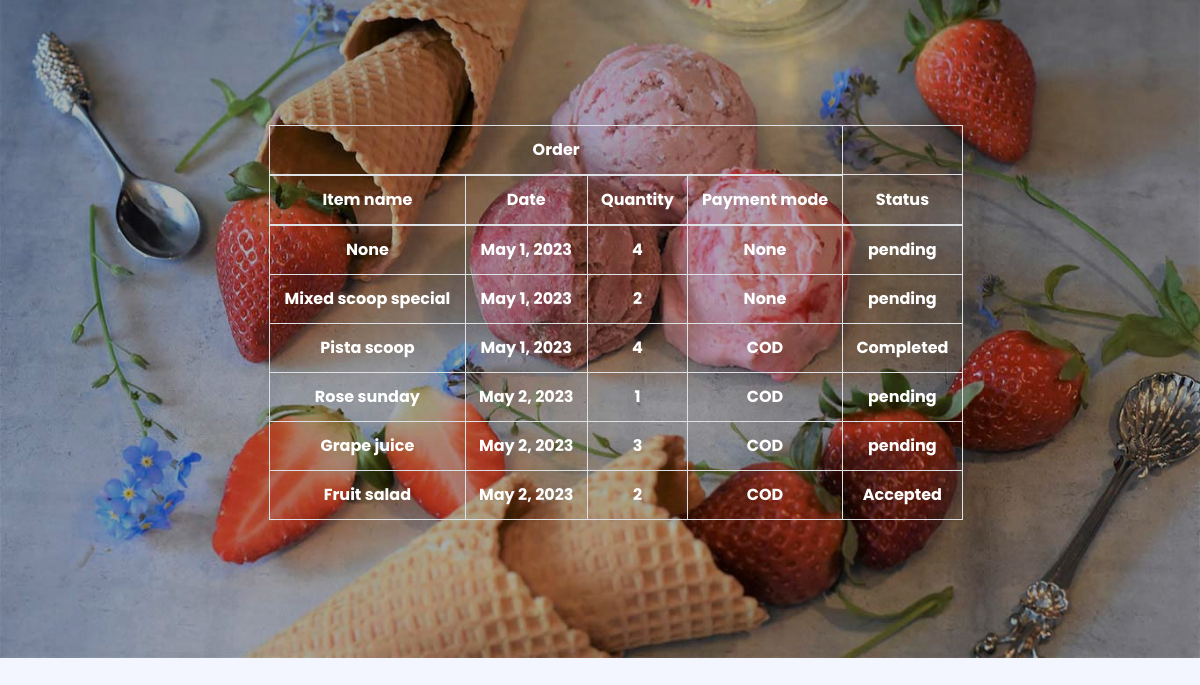
The page /userorder (signed in) on the database as committed earlier.
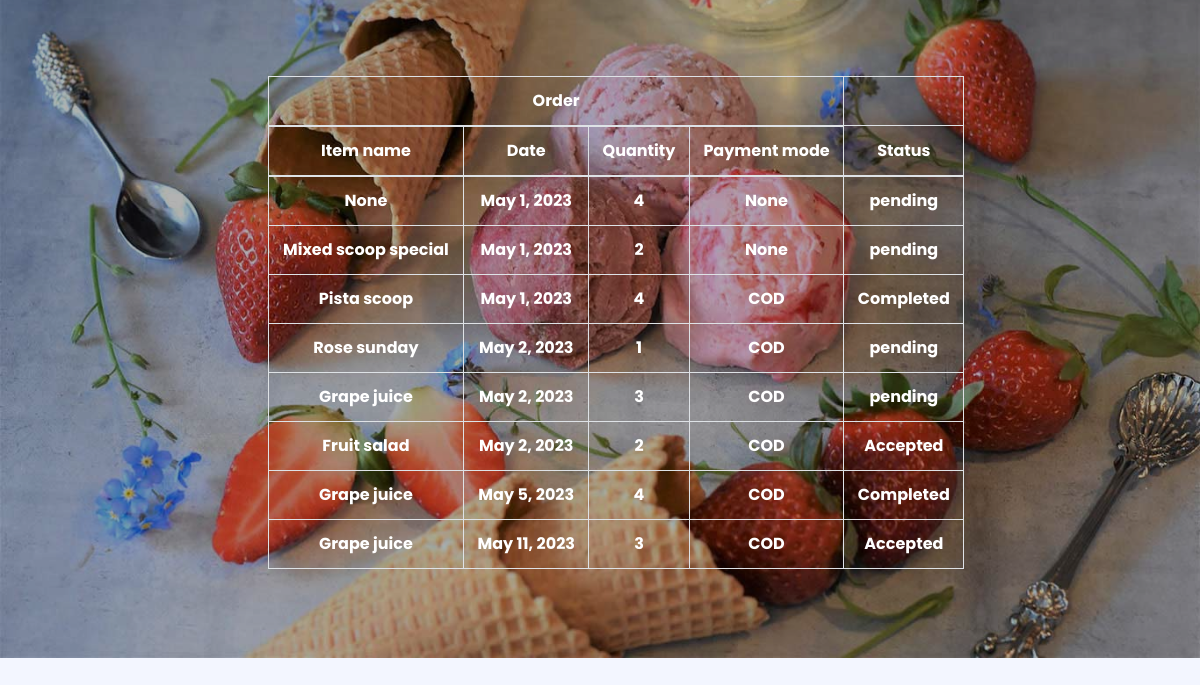
The same page on the database as committed later.
### myapp/models.py (models this page shows)
class Order(models.Model):
    user=models.ForeignKey(UserData,on_delete=models.CASCADE)
    item=models.ForeignKey(Items,on_delete=models.CASCADE)
    item_name=models.TextField(null=True,verbose_name='Item name')
    quantity=models.IntegerField(blank=False,verbose_name='Quantity')
    token=models.IntegerField(null=True,verbose_name='Token')
    order_date=models.DateField(auto_now_add=True)
    order_id=models.CharField(max_length=200,null=True,verbose_name='Order id')
    payment_mode=models.CharField(max_length=200,null=True,verbose_name='Payment mode')
    payment_id=models.CharField(max_length=200,null=True,verbose_name='Payment id')
    order_status=(
        ('pending','pending'),
        ('accepted','accepted'),
        ('out for delivery','out for delivery'),
        ('completed','completed')
    )
    status=models.CharField(max_length=150,choices=order_status,default='pending',verbose_name='Order status')
    total_price=models.FloatField(null=False,verbose_name='Total price')

### myapp/views.py (the view)
# urls.py: path('userorder',views.userorder,name='userorder'),
@login_required(login_url='Login')
def userorder(request):
    user_id=request.user.id
    orders=Order.objects.filter(user_id=user_id)
    return render(request,'userorder.html',{'orders':orders})

### myapp/templates/userorder.html (shortened to what this page needs)
{% load static %}
<!DOCTYPE html>
<html lang="en">
<head>
    <link href="https://cdnjs.cloudflare.com/ajax/libs/font-awesome/5.10.0/css/all.min.css" rel="stylesheet">
    <link href="lib/owlcarousel/assets/owl.carousel.min.css" rel="stylesheet">
    <link href="lib/lightbox/css/lightbox.min.css" rel="stylesheet">
    <link href="{% static 'css/style.css' %}" rel="stylesheet">
</head>
<body>
    <div class="container-fluid p-0 mb-5 pb-5">
        <div id="header-carousel" class="carousel slide" data-ride="carousel">
            <div class="carousel-inner">
                <div class="carousel-item active">
                    <img class="w-100" src="{% static 'img/carousel-1.jpg' %}" alt="Image">
                    <div class="carousel-caption d-flex flex-column align-items-center justify-content-center">
                        <div class="" style="max-width: 900px;">
                            <table class="table table-bordered mt-5  ml-3 text-white font-weight-bold ">
                                <thead>
                                  <tr>
                                    <th scope="col" class="text-center"  colspan="4">Order</th>
                                  </tr>
                                  <tr>
                                    <th class="text-center" >Item name</th>
                                    <th class="text-center" >Date</th>
                                    <th class="text-center" >Quantity</th>
                                    <th class="text-center" >Payment mode</th>
                                    <th class="text-center" >Status</th>
                                  </tr>
                                </thead>
                                <tbody>
                                  {% for i in orders %}
                                  <tr>
                                    <td>{{i.item_name}}</td>
                                    <td>{{i.order_date}}</td>
                                    <td>{{i.quantity}}</td>
                                    <td>{{i.payment_mode}}</td>
                                    <td>{{i.status}}</td>
                                  </tr>
                                  {% endfor %}
                                </tbody>
                              </table>
                        </div>
                    </div>
                </div>
            </div>
        </div>
    </div>
</body>
</html>

Rows that differ between the two databases and show on the page:
added Order: item_name "Grape juice", order_date "May 5, 2023", quantity "4", payment_mode "COD", status "Completed"
added Order: item_name "Grape juice", order_date "May 11, 2023", quantity "3", payment_mode "COD", status "Accepted"
